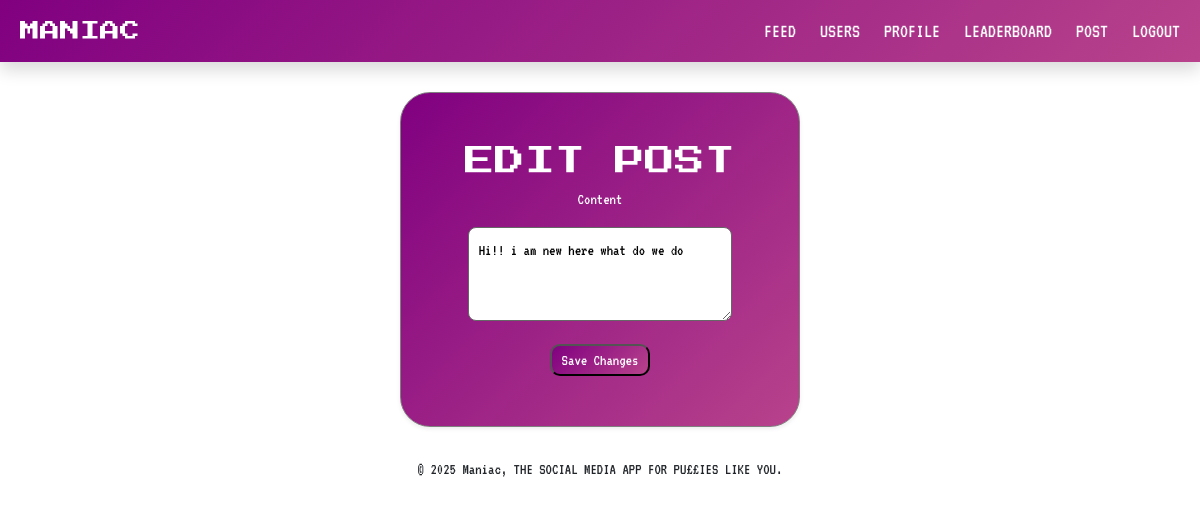
/post/22/edit/ (signed in), run on an earlier commit of the app's database.
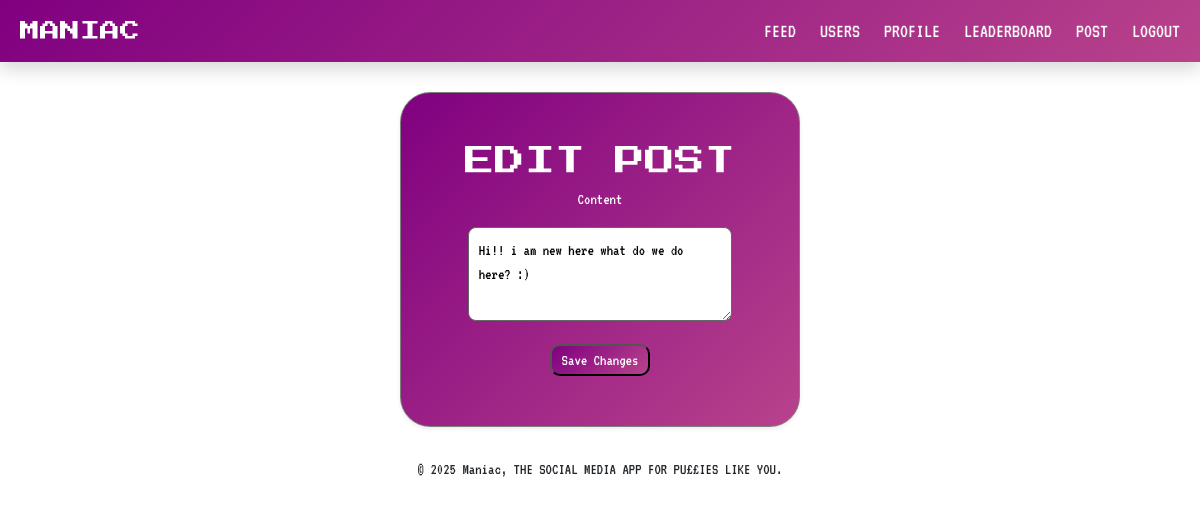
And on a later commit of the database.
### core/models.py (models this page shows, shortened)
class Post(models.Model):
    author = models.ForeignKey(User, on_delete=models.CASCADE)
    content = models.TextField()
    created_at = models.DateTimeField(auto_now_add=True)
    likes = models.ManyToManyField(User, related_name='liked_posts', blank=True)

### core/views.py (the view)
# urls.py: path('post/<int:post_id>/edit/', views.edit_post, name="edit_post"),
@login_required(login_url='login')
def edit_post(request, post_id):
    post = get_object_or_404(Post, id=post_id, author=request.user)
    if request.method == 'POST':
        form = PostForm(request.POST, instance=post)
        if form.is_valid():
            form.save()
            return redirect('feed')
    else:
        form = PostForm(instance=post)
    return render(request, 'core/edit_post.html', {'form': form, 'post': post})

### core/forms.py
class PostForm(forms.ModelForm):
    class Meta:
        model = Post
        fields = ['content']
        widgets = {
            'content' : forms.Textarea(attrs={'rows': 3, 'placeholder': 'Type your insult here...'})
        }

### core/templates/core/edit_post.html (shortened to what this page needs)
{% extends "core/base.html" %}
{% block content %}
  <div class="container-post-styling font-for-text text-center text-white shadow-sm">
    <h1 class="font-for-brand text-white" style="font-size: 30px">EDIT POST</h1>
    <form method="post">
        <p>Content</p>
        <p>{{ form.content }}</p>
        <button type="submit" class="button-styling">Save Changes</button>
    </form>
  </div>
{% endblock %}

What changed in the data, as far as the page shows it:
changed Post: content "Hi!! i am new here what do we do" → "Hi!! i am new here what do we do here? :)"
